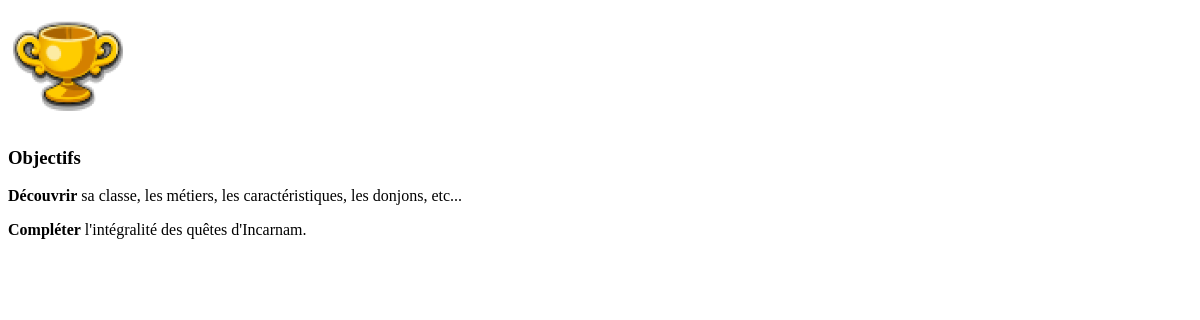
The page /app/guide/2/objectives/ on the database as committed earlier.
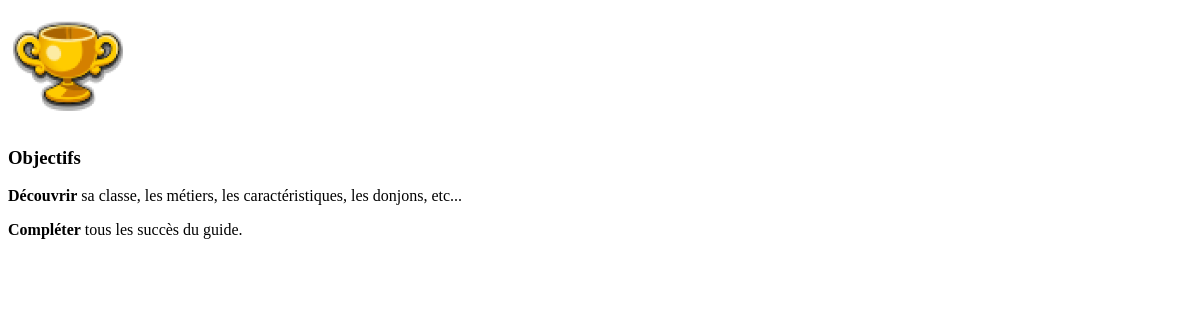
The same page on the database as committed later.
### app/models.py (models this page shows, shortened)
class Guide(models.Model):
    title = models.CharField(max_length=255, verbose_name="Titre")
    objectives = models.TextField("Objectifs", null=True, blank=True)
    important_info = models.TextField("Informations importantes", null=True, blank=True)
    explanations = models.TextField("Guide", null=True, blank=True)
    page = models.FloatField()
    recommended_level = models.IntegerField(verbose_name="Niveau recommandé", null=True, blank=True)
    alignment = models.ForeignKey(
        Alignment,
        on_delete=models.CASCADE,
        related_name="guides",
        null=True,
        blank=True,
        verbose_name="Alignement",
    )
    created_at = models.DateTimeField(
        auto_now_add=True, verbose_name="Date de création"
    )
    updated_at = models.DateTimeField(auto_now=True, verbose_name="Date de mise à jour")
    created_in_version = models.FloatField(
        default=GAME_VERSION, verbose_name="Créer en version"
    )
    updated_for_version = models.FloatField(
        default=GAME_VERSION,
        blank=True,
        null=True,
        verbose_name="Mis à jour lors de la version",
    )
    achievement = models.ManyToManyField(
        Achievement, through="GuideAchievement", related_name="guides"
    )
    is_last_seen = models.BooleanField(default=False)
    is_visible = models.BooleanField(default=True, verbose_name="Visible")
    class Meta:
        ordering = ["page"]
        verbose_name = "Guide"
        verbose_name_plural = "Guides"

### app/views.py (the view)
def guide_objectives_partial(request, guide_id):
    guide = get_object_or_404(Guide, id=guide_id)
    return render(request, "sections/objectives.html", {"guide": guide})

### app/templates/sections/objectives.html (shortened to what this page needs)
{% load static %}
<div class="title">
  <div class="imgBackground">
    <img src="{% static 'medias/icons/achievement.png' %}" alt="" />
  </div>
  <h3>Objectifs</h3>
</div>
<div class="content">
  <turbo-frame id="frame_objectives">
    {{ guide.objectives|safe }}
  </turbo-frame>
</div>

Rows that differ between the two databases and show on the page:
changed Guide: objectives "Découvrir sa classe, les métiers, les caractéristiques, les donjons, etc... Compléter l'intégralité des quêtes d'Incarnam." → "Découvrir sa classe, les métiers, les caractéristiques, les donjons, etc... Compléter tous les succès du guide."
